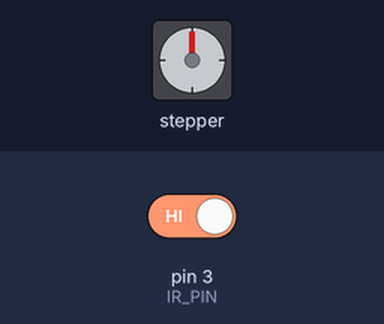
A sketch run on a simulated Arduino Uno, built with avr-gcc and run on an emulated ATmega328P. Parts: stepper motor. The inputs (shaded band) are chosen by the test bench; at power-on: pin 3 (IR_PIN) HIGH. Stepper angles assume 200 steps per turn; what the sketch prints to the serial monitor is not drawn.

Above: at 1.8 s.
1.9 s: pin 3 (IR_PIN) driven LOW
At 2.15 s:
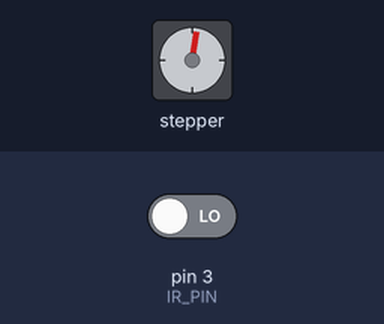
4.1 s: pin 3 (IR_PIN) driven HIGH
At 4.26 s:
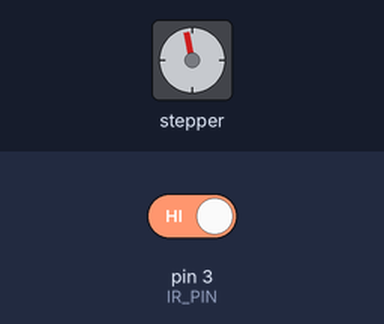
Timing chart, 0 to 7.1 s (numbered marks = the images above; inputs shaded):
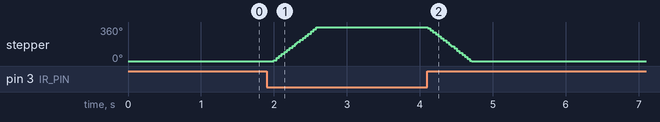

Measured:
- after the input at 1.9 s, stepper: turns 360° clockwise in 0.61 s, starting after 0.10 s
- after the input at 4.1 s, stepper: turns 360° counter-clockwise in 0.61 s, starting at once

The sketch:

Stepper_Moter_With_IR_Sensor.ino
```cpp
#include <Stepper.h>
int data = 0;
// int LED_PIN=12;
int IR_PIN = 3;
const int positive = 200;
const int negative = -200;
Stepper myStepper(positive, negative, 8, 9, 10, 11);
int stepCount = 0;

void setup() {
  myStepper.setSpeed(100);
  Serial.begin(9600);
  Serial.print("<-------------Stared------------->");
}

void loop() {
  if (digitalRead(IR_PIN) == LOW) {
    if (stepCount== 0) {
      Serial.println("Up");
      myStepper.step(positive);
      stepCount++;
      Serial.print(stepCount);
    }
    delay(500);
  } else {
    if (stepCount == 1) {
      Serial.println("Down");
      myStepper.step(negative);
      stepCount--;
      Serial.print(stepCount);
    }
    delay(500);
  }
}
```
